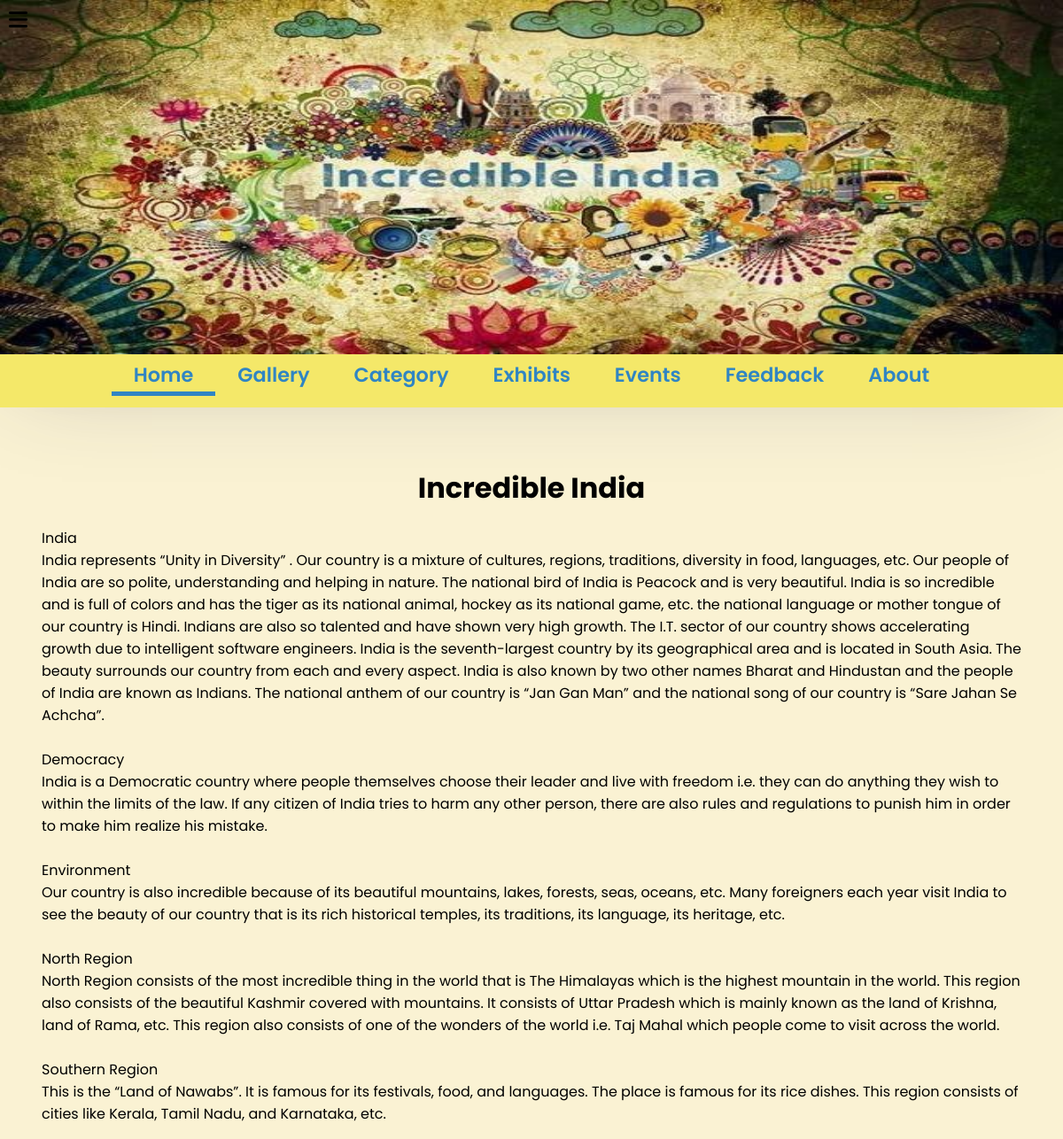
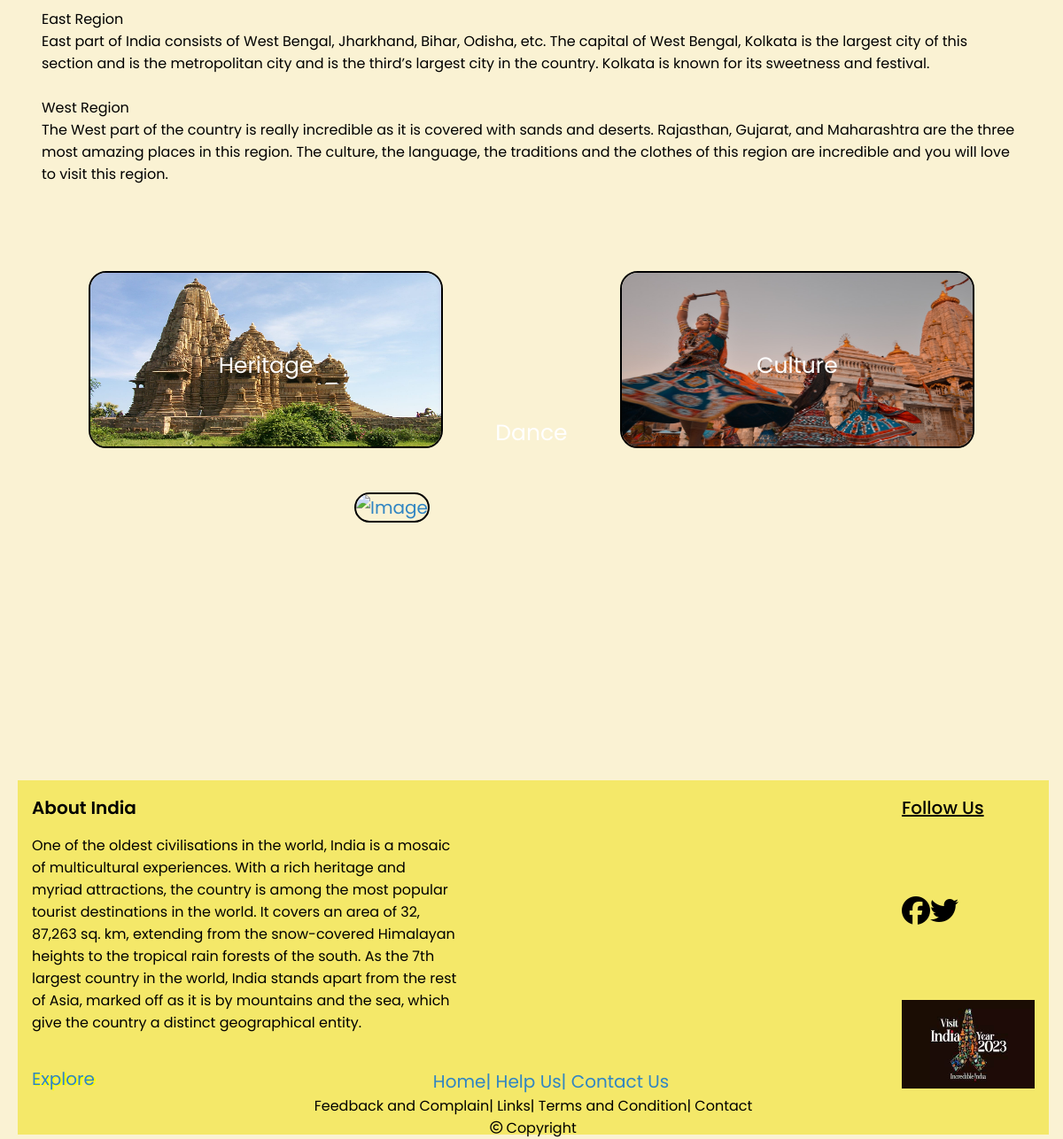
The page / on the database its author committed (2 pictures, top to bottom).
### tables this page shows
CREATE TABLE `india_home` (
  `Sno` int(5) NOT NULL,
  `name` varchar(30) NOT NULL,
  `description` varchar(5000) NOT NULL
);

### index.php (the view, shortened to what this page needs)
<!DOCTYPE html>
<html lang="en">
    <head>
        <link rel="stylesheet" href="https://cdnjs.cloudflare.com/ajax/libs/font-awesome/6.4.2/css/all.min.css"
 />
        <link rel="stylesheet" href="style.css">
    </head>
    <body>
        <?php
            include "db_connection.php";
            $conn = mysqli_connect($servername, $username, $password, $dbname);
        ?>
        <div class="icon_option"><i class="fa-solid fa-bars fa-xl"></i></div>
        <div class="sidebar">
            <div class="main">
                <div class="slider">
                    <div id="img">
                </div>
            </div>
            <div class="navbar" id="navbar">
                <ul>
                    <li class="active"><a href="index.php">Home</a></li>
                    <li><a href="gallery.php">Gallery</a></li>
                    <li><a href="category.php">Category</a></li>
                    <li><a href="exhibits.php">Exhibits</a></li>
                    <li><a href="events.php">Events</a></li>
                    <li><a href="feedback.php">Feedback</a></li>
                    <li><a href="about.php">About</a></li>
                </ul>
            </div>
            <div class="incredible_india">
                <h1> Incredible India </h1>
                <p>
                    <?php
                        $sql_result = "SELECT name, description FROM india_home";
                        $result = mysqli_query($conn, $sql_result);
                        if(mysqli_num_rows($result) > 0)
                        {
                            while($row = mysqli_fetch_assoc($result))
                            {
                                echo $row["name"]."<br>";
                                echo $row["description"]."<br><br>";
                            }
                        }
                    ?>
                </p>
            </div>
            <div class="gallary_link">
                <div class="cards_display">
                    <a href="heritage.php">
                        <div class="card">
                            <img src="imgs\Khajuraho_-_Kandariya_Mahadeo_Temple.jpg" alt="Image">
                           <div>Heritage</div>
                        </div>
                    </a>
                    <a href="culture.php">
                        <div class="card">
                            <img src="imgs\Navratri_garba_at_Ambaji_temple.jpg" alt="Image">
                            <div>Culture</div>
                        </div>
                    </a>
                    <a href="dance.php">
                        <div class="card">
                            <img src="imgs\Dance_with_Rabindra_Sangeet_-_Kolkata_2011-11-05_6669.jpg" alt="Image">
                            <div>Dance</div>
                        </div>
                    </a>
                </div>
            </div>
        </div>
        <div class="footer">
            <div class="footer_up">
                <div class="f-u-l">
                    <div class="india">
                        <div class="about_india">About India</div>
                        <div class="para">
                        One of the oldest civilisations in the world, India is a mosaic of multicultural experiences. With a rich heritage and myriad attractions, the country is among the most popular tourist destinations in the world. It covers an area of 32, 87,263 sq. km, extending from the snow-covered Himalayan heights to the tropical rain forests of the south. As the 7th largest country in the world, India stands apart from the rest of Asia, marked off as it is by mountains and the sea, which give the country a distinct geographical entity.
                        </div>
                        <div class="explore"><a href="index.php">Explore</a></div>
                    </div>
                </div>
                <div class="f-u-r">
                    <div class="F-options">
                        <a href="index.php"><div class="home">Home</div></a>
                        <a href="feedback.php"><div class="help-us">| Help Us</div></a>
                        <a href="about.php"><div class="contact-us">| Contact Us</div></a>
                    </div>
                    <div class="follow_us">
                        <div class="h">Follow Us</div>
                        <div class="icons"><i class="fa-brands fa-facebook fa-2xl"></i><i class="fa-brands fa-twitter fa-2xl"></i></div>
                        <div class="logo"><img src="imgs\logo.jpg" alt="logo"></div>
                    </div>
                </div>
            </div>
            <div class="footer_down">
                <div class="up">
                    <div class="feedback">Feedback and Complain</div>
                    <div class="links">| Links</div>
                    <div class="t-c">| Terms and Condition</div>
                    <div class="contact">| Contact</div>
                </div>
                <div class="copyright">
                    <i class="fa-regular fa-copyright fa-sm"></i> Copyright
                </div>
            </div>
        </div>
    </body>
</html>

### style.css (style rules this page uses)
* { padding: 0; margin: 0; font-family: 'Poppins', sans-serif; box-sizing: border-box; }
.icon_option { position: absolute; margin: 10px; cursor: pointer; }
.sidebar_menu .menu i,a { color: #3085C3; text-decoration: none; font-size: 20px; }
.slider { width: 100%; height: 25rem; box-shadow: rgba(50, 50, 93, 0.25) 0px 50px 100px -20px, rgba(0, 0, 0, 0.3) 0px 30px 60px -30px; }
#img { width:100%; height: 25rem; object-fit: contain; }
.navbar { display: flex; align-items: center; justify-content: center; font-size: 1.5rem; width: 100%; height: 60px; position: relative; background-color: #F4E869; color: #3085C3; z-index: 2; font-weight: 600; }
#navbar { overflow: hidden; }
.navbar ul { display: flex; list-style: none; height: 50px; cursor: pointer; }
.navbar ul li a { height: 50px; width: 150px; text-align: center; font-size: 1.4rem; margin: 0 25px; position: relative; }
.navbar ul li a:after { content: ''; height: 5px; width: 100%; background: #3085C3; position: absolute; left: 0; bottom: -8px; transform: scaleX(0); transform-origin: bottom right; transition: transform 0.25s linear; }
.active { border-bottom: 5px solid #3085C3; margin-bottom: 8px; }
.incredible_india { margin: 15px; padding: 2rem; }
.incredible_india h1 { margin: 20px; text-align: center; }
.gallary_link { display: flex; flex-direction: column; }
.card { height: 12.5rem; width: 25rem; margin: 25px; z-index: -1; transition: transform .2s; }
.card img { height: 12.5rem; width: 25rem; border-radius: 20px; border: 2px solid black; }
.card div { position: relative; top: -120px; text-align: center; font-size: 25px; color: white; }
.footer { height: 25rem; width: 97%; background-color: bisque; padding: 1rem; margin-top: 6.25rem; margin-left: 1.25rem; display: flex; flex-direction: column; flex-wrap: nowrap; justify-content: space-between; }
.footer_up { display: flex; flex-direction: row; justify-content: space-between; }
.india { display: flex; flex-direction: column; justify-content: space-between; }
.about_india { font-size: 20px; font-weight: 600; }
.india .para { width: 30rem; margin-top: 15px; height: 15rem; }
.explore { font-size: 25px; text-shadow: 2px 1px yellow; margin-top: 1rem; }
.f-u-l { display: flex; flex-direction: column; width: 30%; }
.f-u-r { display: flex; flex-direction: row; flex-wrap: nowrap; justify-content: space-between; width: 60%; }
.F-options { display: flex; align-items: end; }
.follow_us { display: flex; flex-direction: column; justify-content: space-between; }
.follow_us .h { font-size: 20px; font-weight: 500; text-decoration: solid black underline; }
.follow_us .logo img { height: 6.25rem; width: 9.375rem; }
.footer_down { display: flex; flex-direction: column; justify-content: end; align-items: center; }
.footer_down .up { display: flex; flex-direction: row; }
.gallary_link .cards_display { display: flex; flex-wrap: wrap; flex-direction: row; justify-content: space-around; }
body { background-color: #FAF2D3; }
.footer { background-color: #F4E869; }

### rows shown on the page
india_home: name "India", description "India represents “Unity in Diversity” . Our country is a mixture of cultures, regions, traditions, diversity in food, languages, etc. Our people of India are so polite, understanding and helping in nature. The national bird of India is Peacock and is very beautiful. India is so incredible and is full of colors and has the tiger as its national animal, hockey as its national game, etc. the national language or mother tongue of our country is Hindi. Indians are also so talented and have shown very high growth. The I.T. sector of our country shows accelerating growth due to intelligent software engineers. India is the seventh-largest country by its geographical area and is located in South…"
india_home: name "Democracy", description "India is a Democratic country where people themselves choose their leader and live with freedom i.e. they can do anything they wish to within the limits of the law. If any citizen of India tries to harm any other person, there are also rules and regulations to punish him in order to make him realize his mistake."
india_home: name "Environment", description "Our country is also incredible because of its beautiful mountains, lakes, forests, seas, oceans, etc. Many foreigners each year visit India to see the beauty of our country that is its rich historical temples, its traditions, its language, its heritage, etc."
india_home: name "North Region", description "North Region consists of the most incredible thing in the world that is The Himalayas which is the highest mountain in the world. This region also consists of the beautiful Kashmir covered with mountains. It consists of Uttar Pradesh which is mainly known as the land of Krishna, land of Rama, etc. This region also consists of one of the wonders of the world i.e. Taj Mahal which people come to visit across the world."
india_home: name "Southern Region", description "This is the “Land of Nawabs”. It is famous for its festivals, food, and languages. The place is famous for its rice dishes. This region consists of cities like Kerala, Tamil Nadu, and Karnataka, etc."
india_home: name "East Region", description "East part of India consists of West Bengal, Jharkhand, Bihar, Odisha, etc. The capital of West Bengal, Kolkata is the largest city of this section and is the metropolitan city and is the third’s largest city in the country. Kolkata is known for its sweetness and festival."
india_home: name "West Region", description "The West part of the country is really incredible as it is covered with sands and deserts. Rajasthan, Gujarat, and Maharashtra are the three most amazing places in this region. The culture, the language, the traditions and the clothes of this region are incredible and you will love to visit this region."
